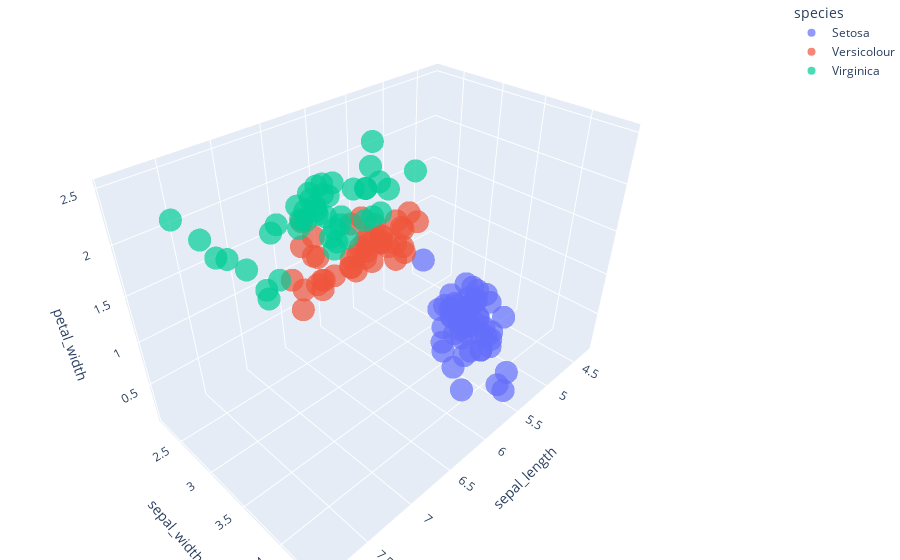

Notebook code cell kept with this figure:
### Markdown cell above
# Regular Dataset Results

### Code cell
dataset = load_data()

target_variable_distribution(dataset)
plot_dataset(dataset)

### Figure 1 — Plotly figure (JSON) as saved in the notebook; plotly's stock layout.template omitted (floating-point values rounded to 4 significant figures)
{"data": [{"hovertemplate": "species=Setosa<br>sepal_length=%{x}<br>sepal_width=%{y}<br>petal_width=%{z}<extra></extra>", "legendgroup": "Setosa", "marker": {"color": "#636efa", "opacity": 0.7, "symbol": "circle"}, "mode": "markers", "name": "Setosa", "scene": "scene", "showlegend": true, "type": "scatter3d", "x": [5.1, 4.9, 4.7, 4.6, 5, 5.4, 4.6, 5, 4.4, 4.9, 5.4, 4.8, 4.8, 4.3, 5.8, 5.7, 5.4, 5.1, 5.7, 5.1, 5.4, 5.1, 4.6, 5.1, 4.8, 5, 5, 5.2, 5.2, 4.7, 4.8, 5.4, 5.2, 5.5, 4.9, 5, 5.5, 4.9, 4.4, 5.1, 5, 4.5, 4.4, 5, 5.1, 4.8, 5.1, 4.6, 5.3, 5], "y": [3.5, 3, 3.2, 3.1, 3.6, 3.9, 3.4, 3.4, 2.9, 3.1, 3.7, 3.4, 3, 3, 4, 4.4, 3.9, 3.5, 3.8, 3.8, 3.4, 3.7, 3.6, 3.3, 3.4, 3, 3.4, 3.5, 3.4, 3.2, 3.1, 3.4, 4.1, 4.2, 3.1, 3.2, 3.5, 3.6, 3, 3.4, 3.5, 2.3, 3.2, 3.5, 3.8, 3, 3.8, 3.2, 3.7, 3.3], "z": [0.2, 0.2, 0.2, 0.2, 0.2, 0.4, 0.3, 0.2, 0.2, 0.1, 0.2, 0.2, 0.1, 0.1, 0.2, 0.4, 0.4, 0.3, 0.3, 0.3, 0.2, 0.4, 0.2, 0.5, 0.2, 0.2, 0.4, 0.2, 0.2, 0.2, 0.2, 0.4, 0.1, 0.2, 0.2, 0.2, 0.2, 0.1, 0.2, 0.2, 0.3, 0.3, 0.2, 0.6, 0.4, 0.3, 0.2, 0.2, 0.2, 0.2]}, {"hovertemplate": "species=Versicolour<br>sepal_length=%{x}<br>sepal_width=%{y}<br>petal_width=%{z}<extra></extra>", "legendgroup": "Versicolour", "marker": {"color": "#EF553B", "opacity": 0.7, "symbol": "circle"}, "mode": "markers", "name": "Versicolour", "scene": "scene", "showlegend": true, "type": "scatter3d", "x": [7, 6.4, 6.9, 5.5, 6.5, 5.7, 6.3, 4.9, 6.6, 5.2, 5, 5.9, 6, 6.1, 5.6, 6.7, 5.6, 5.8, 6.2, 5.6, 5.9, 6.1, 6.3, 6.1, 6.4, 6.6, 6.8, 6.7, 6, 5.7, 5.5, 5.5, 5.8, 6, 5.4, 6, 6.7, 6.3, 5.6, 5.5, 5.5, 6.1, 5.8, 5, 5.6, 5.7, 5.7, 6.2, 5.1, 5.7], "y": [3.2, 3.2, 3.1, 2.3, 2.8, 2.8, 3.3, 2.4, 2.9, 2.7, "Virginica", 3, 2.2, 2.9, 2.9, 3.1, 3, 2.7, 2.2, 2.5, 3.2, 2.8, 2.5, 2.8, 2.9, 3, 2.8, 3, 2.9, 2.6, 2.4, 2.4, 2.7, 2.7, 3, 3.4, 3.1, 2.3, 3, 2.5, 2.6, 3, 2.6, 2.3, 2.7, 3, 2.9, 2.9, 2.5, 2.8], "z": [1.4, 1.5, 1.5, 1.3, 1.5, 1.3, 1.6, "Versicolour", 1.3, 1.4, "Versicolour", 1.5, "Versicolour", 1.4, 1.3, 1.4, 1.5, "Versicolour", 1.5, 1.1, 1.8, 1.3, 1.5, 1.2, 1.3, 1.4, 1.4, 1.7, 1.5, "Versicolour", 1.1, "Versicolour", 1.2, 1.6, 1.5, 1.6, 1.5, 1.3, 1.3, 1.3, 1.2, 1.4, 1.2, "Versicolour", 1.3, 1.2, 1.3, 1.3, 1.1, 1.3]}, {"hovertemplate": "species=Virginica<br>sepal_length=%{x}<br>sepal_width=%{y}<br>petal_width=%{z}<extra></extra>", "legendgroup": "Virginica", "marker": {"color": "#00cc96", "opacity": 0.7, "symbol": "circle"}, "mode": "markers", "name": "Virginica", "scene": "scene", "showlegend": true, "type": "scatter3d", "x": [6.3, 5.8, 7.1, 6.3, 6.5, 7.6, 4.9, 7.3, 6.7, 7.2, 6.5, 6.4, 6.8, 5.7, 5.8, 6.4, 6.5, 7.7, 7.7, 6, 6.9, 5.6, 7.7, 6.3, 6.7, 7.2, 6.2, 6.1, 6.4, 7.2, 7.4, 7.9, 6.4, 6.3, 6.1, 7.7, 6.3, 6.4, 6, 6.9, 6.7, 6.9, 5.8, 6.8, 6.7, 6.7, 6.3, 6.5, 6.2, 5.9], "y": [3.3, 2.7, 3, 2.9, 3, 3, 2.5, 2.9, 2.5, 3.6, 3.2, 2.7, 3, 2.5, 2.8, 3.2, 3, 3.8, 2.6, 2.2, 3.2, 2.8, 2.8, 2.7, 3.3, 3.2, 2.8, 3, 2.8, 3, 2.8, 3.8, 2.8, 2.8, 2.6, 3, 3.4, 3.1, 3, 3.1, 3.1, 3.1, 2.7, 3.2, 3.3, 3, 2.5, 3, 3.4, 3], "z": [2.5, 1.9, 2.1, 1.8, 2.2, 2.1, 1.7, 1.8, 1.8, 2.5, "Virginica", 1.9, 2.1, "Virginica", 2.4, 2.3, 1.8, 2.2, 2.3, 1.5, 2.3, "Virginica", "Virginica", 1.8, 2.1, 1.8, 1.8, 1.8, 2.1, 1.6, 1.9, "Virginica", 2.2, 1.5, 1.4, 2.3, 2.4, 1.8, 1.8, 2.1, 2.4, 2.3, 1.9, 2.3, 2.5, 2.3, 1.9, "Virginica", 2.3, 1.8]}], "layout": {"legend": {"title": {"text": "species"}, "tracegroupgap": 0}, "margin": {"b": 0, "l": 0, "r": 0, "t": 0}, "scene": {"domain": {"x": [0, 1], "y": [0, 1]}, "xaxis": {"title": {"text": "sepal_length"}}, "yaxis": {"title": {"text": "sepal_width"}}, "zaxis": {"title": {"text": "petal_width"}}}}}
